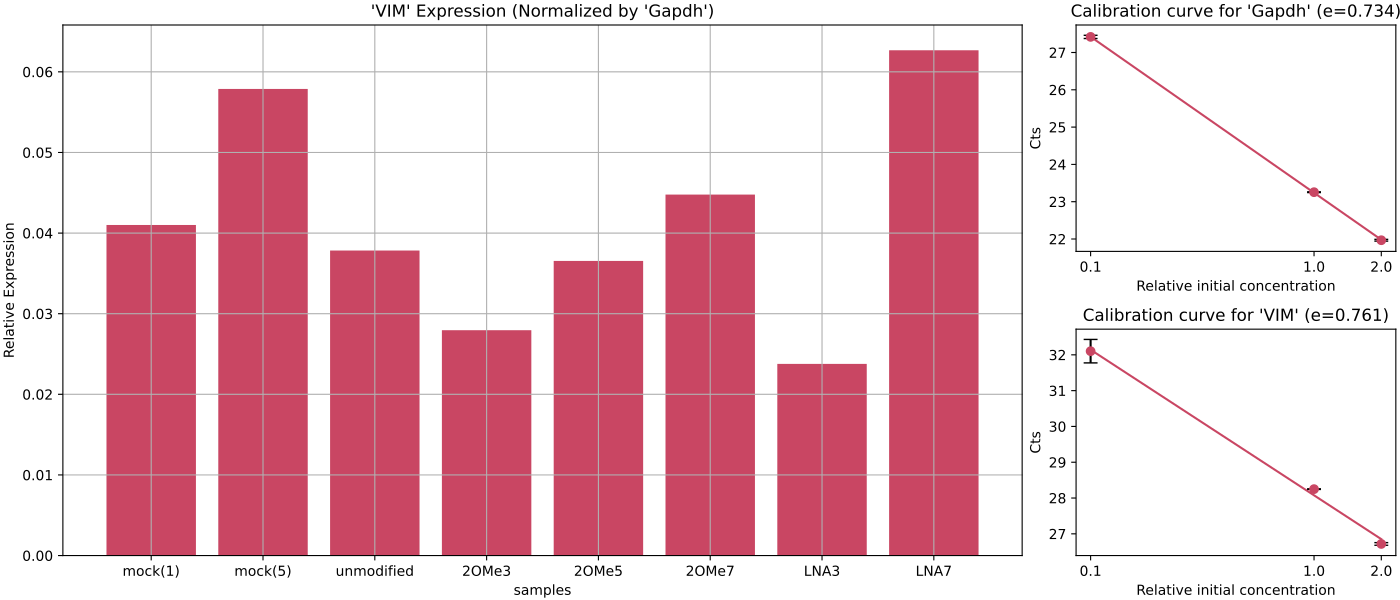

Recreate this plot in Python.
import numpy as np
import matplotlib.pyplot as plt
from matplotlib.gridspec import GridSpec
from teilab.pcr import expression_ratio_plot, calibration_curve_plot
fig = plt.figure(constrained_layout=True, figsize=(14,6))
gs = GridSpec(nrows=2, ncols=4, figure=fig)
targets   = ["Gapdh", "VIM"]
qualities = np.asarray([2, 1, 0.1])
calibration_cts = np.asarray([
  [[21.9904747,  21.94359016], [23.2647419,  23.24508476], [27.37600517, 27.46136856]],
  [[26.68031502, 26.75434494], [28.25722122, 28.239748  ], [31.77442169, 32.42930222]]
])
n_targets,n_qualities,n_trials_calibrations = calibration_cts.shape
print(
    "[Calibration]",
    f"{n_targets}_targets: {targets}",
    f"{n_qualities}_targets: {qualities}",
    f"n_trials : {n_trials_calibrations}",
    sep="\n"
)
efficiencies = []
for i,cts in enumerate(calibration_cts):
    ax, e = calibration_curve_plot(qualities, cts, ax=fig.add_subplot(gs[i,3]), target=targets[i])
    efficiencies.append(e)
samples = ["mock(1)", "mock(5)", "unmodified", "2OMe3", "2OMe5", "2OMe7", "LNA3", "LNA7"]
Cts = np.asarray([
    [[23.2647419, 23.24508476], [20.76102257, 20.77914238], [19.40455055, 19.52949905], [19.70094872, 19.60042572], [19.41954041, 19.13051605], [24.17935753, 21.98130798], [20.01245308, 20.02809715], [21.2081356, 20.1692791]],
    [[28.25722122, 28.239748], [25.16436958, 25.28390503], [24.71133995, 24.70510483], [25.37249184, 25.47054863], [24.72605515, 24.43961525], [27.91354942, 27.93320656], [26.08522797, 26.0483017], [24.96000481, 25.04871941]]
])
_,n_samples,n_trials_Cts = Cts.shape
print(
    "[Normalized Expression Ratio]",
    f"{n_samples}_samples: {samples}",
    f"n_trials : {n_trials_Cts}",
    sep="\n"
)
ax = expression_ratio_plot(GOI_Cts=Cts[1], REF_Cts=Cts[0], e_GOI=efficiencies[1], e_REF=efficiencies[0], name_GOI="VIM", name_REF="Gapdh", labels=samples, ax=fig.add_subplot(gs[:,:3]))
fig.show()
